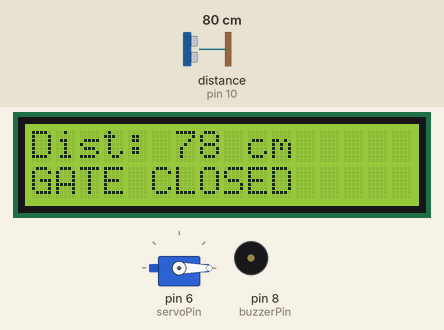
This sketch was run on a simulated Arduino Uno, built with avr-gcc and run on an emulated ATmega328P. Shown: servo, 16×2 character LCD, buzzer (waves = sounding). Wiring (inferred from the names in the program): ultrasonic range finder: trigger pin 9; echo pin 10. The inputs (shaded band) are chosen by the test bench; at power-on: distance to the obstacle (sensor on pin 10) 80 cm. The echo pulse lasts 58.3 µs per cm.

Above: at 2.2 s.
2.3 s: distance to the obstacle (sensor on pin 10) set to 34 cm
At 3.6 s:
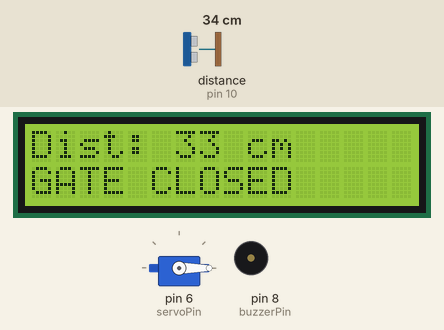
3.9 s: distance to the obstacle (sensor on pin 10) set to 28 cm
At 5.0 s:
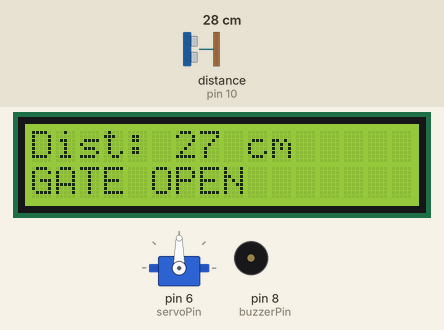
5.7 s: distance to the obstacle (sensor on pin 10) set to 60 cm
At 7.5 s:
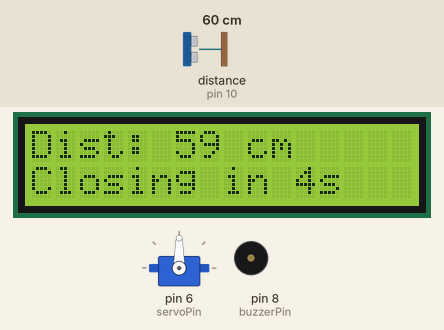
11.7 s: distance to the obstacle (sensor on pin 10) set to 4 cm
At 13.0 s:
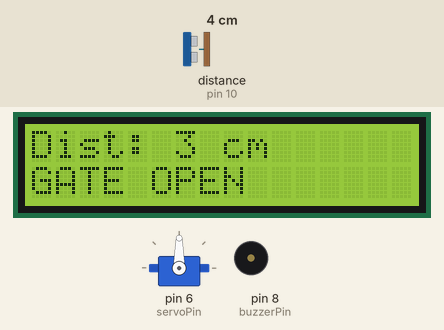
13.4 s: distance to the obstacle (sensor on pin 10) set to 120 cm
At 14.1 s:
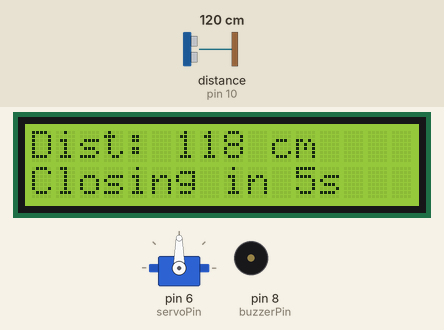
Timing chart, 0 to 16.4 s (numbered marks = the images above; inputs shaded):
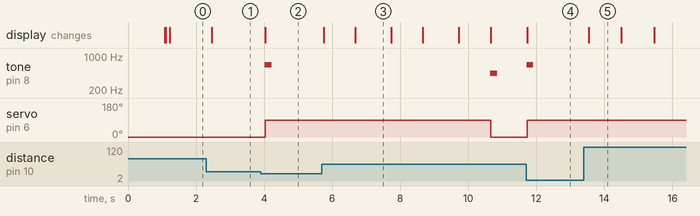

The sketch:

auto_gate.ino
```cpp
// Lesson 04, Extension 2 — automated gate (state machine)
// Adapted from last year's APC Auto Gate project.
// HC-SR04: Trig->9, Echo->10. Servo: signal->6, red->5V, brown->GND.
// LCD: SDA->A4, SCL->A5. Buzzer: + -> 8.
// Gate opens when something stays close, closes 5 s after it clears.

#include <Wire.h>
#include <LiquidCrystal_I2C.h>
#include <Servo.h>

const int trigPin = 9;
const int echoPin = 10;
const int buzzerPin = 8;
const int servoPin = 6;

const int DETECTION_DISTANCE = 30;   // cm - "vehicle" detected
const int CLEAR_DISTANCE = 40;       // cm - considered gone
const unsigned long CLOSE_DELAY_MS = 5000;

LiquidCrystal_I2C lcd(0x27, 16, 2);
Servo gateServo;

enum GateState { GATE_CLOSED, GATE_OPEN };
GateState state = GATE_CLOSED;
unsigned long lastSeen = 0;

long readDistanceCm() {
  digitalWrite(trigPin, LOW);
  delayMicroseconds(2);
  digitalWrite(trigPin, HIGH);
  delayMicroseconds(10);
  digitalWrite(trigPin, LOW);
  return pulseIn(echoPin, HIGH) * 0.034 / 2;
}

void setup() {
  Serial.begin(9600);
  pinMode(trigPin, OUTPUT);
  pinMode(echoPin, INPUT);
  pinMode(buzzerPin, OUTPUT);
  gateServo.attach(servoPin);
  gateServo.write(0);                // closed position
  lcd.init();
  lcd.backlight();
  lcd.print("Auto Gate ready");
  delay(1000);
  lcd.clear();
}

void loop() {
  long d = readDistanceCm();

  lcd.setCursor(0, 0);
  lcd.print("Dist: ");
  lcd.print(d);
  lcd.print(" cm   ");

  if (state == GATE_CLOSED && d > 2 && d < DETECTION_DISTANCE) {
    state = GATE_OPEN;
    tone(buzzerPin, 660, 200);
    gateServo.write(90);             // open
    lastSeen = millis();
  }

  if (state == GATE_OPEN) {
    if (d < CLEAR_DISTANCE) {
      lastSeen = millis();           // still there - reset the timer
      lcd.setCursor(0, 1);
      lcd.print("GATE OPEN       ");
    } else {
      unsigned long waited = millis() - lastSeen;
      lcd.setCursor(0, 1);
      lcd.print("Closing in ");
      lcd.print((CLOSE_DELAY_MS - waited) / 1000 + 1);
      lcd.print("s  ");
      if (waited >= CLOSE_DELAY_MS) {
        state = GATE_CLOSED;
        tone(buzzerPin, 440, 200);
        gateServo.write(0);          // close
        lcd.setCursor(0, 1);
        lcd.print("GATE CLOSED     ");
      }
    }
  } else {
    lcd.setCursor(0, 1);
    lcd.print("GATE CLOSED     ");
  }

  delay(100);
}
```

Measured:
- the behaviour switches between 31 and 30 cm on distance to the obstacle (sensor on pin 10) (found by bisection; images 1 and 2)
- after the input at 2.3 s, the display: changes after 0.16 s (image 1)
- after the input at 3.9 s, tone on pin 8 (buzzerPin): silent → 660 Hz after 0.12 s, → silent 0.20 s later; servo on pin 6 (servoPin): 0° → 90° after 0.14 s; the display: changes after 0.14 s (image 2)
- after the input at 5.7 s, tone on pin 8 (buzzerPin): silent → 440 Hz after 5.0 s, → silent 0.20 s later; servo on pin 6 (servoPin): 90° → 0° after 5.0 s; the display: first changes after 0.05 s (image 3 shows a later state)
- after the input at 11.7 s, tone on pin 8 (buzzerPin): silent → 660 Hz at once, → silent 0.20 s later; servo on pin 6 (servoPin): 0° → 90° at once; the display: changes at once (image 4)
- after the input at 13.4 s, the display: changes after 0.14 s (image 5)
- what the display in image 3 shows lasts 1.0 s, from 6.7 s to 7.7 s
